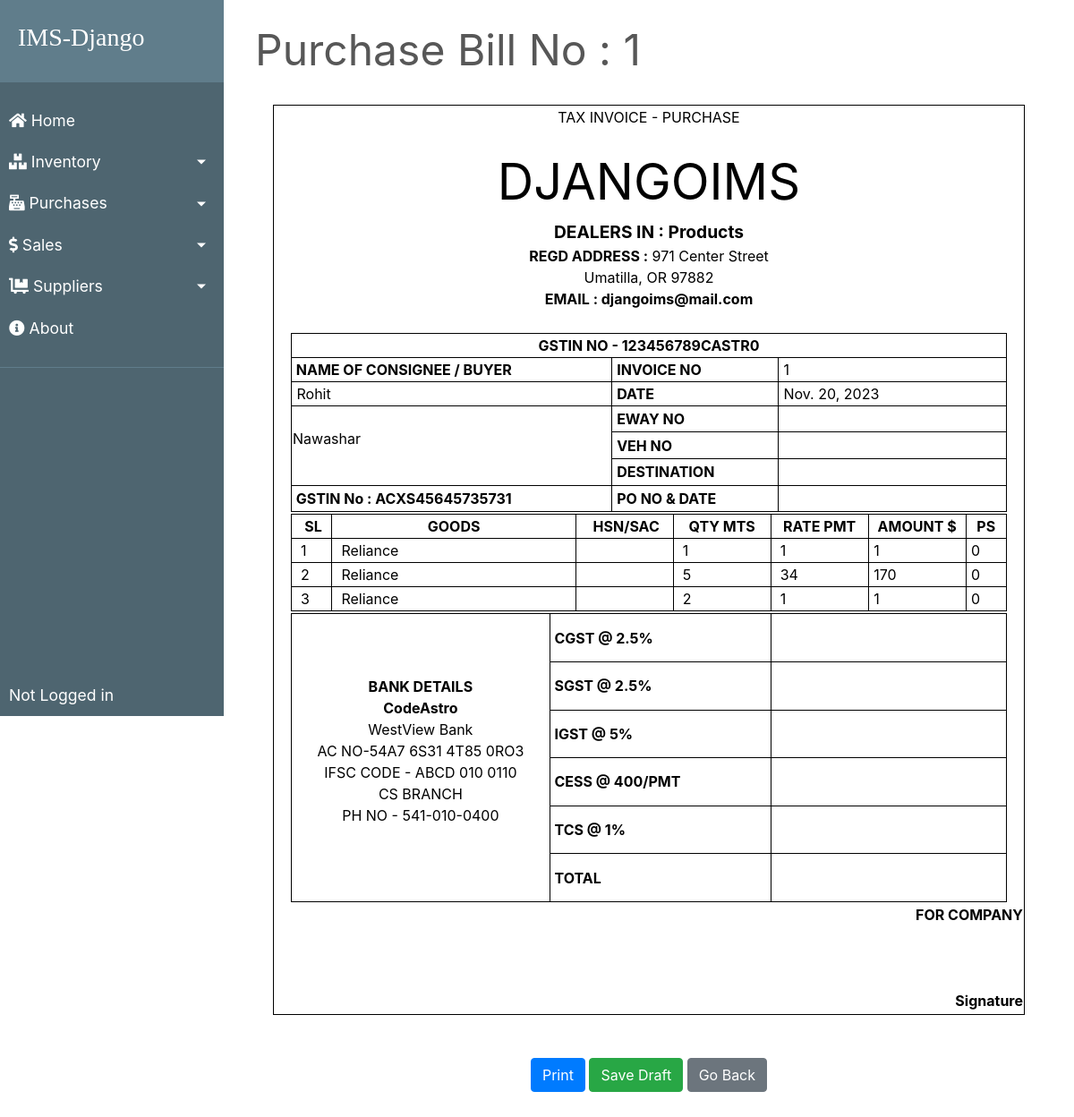
/transactions/purchases/1, run on the app's committed database.
### transactions/models.py (models this page shows, shortened)
class PurchaseBill(models.Model):
    billno = models.AutoField(primary_key=True)
    time = models.DateTimeField(auto_now=True)
    supplier = models.ForeignKey(Supplier, on_delete = models.CASCADE, related_name='purchasesupplier')

class Supplier(models.Model):
    id = models.AutoField(primary_key=True)
    name = models.CharField(max_length=150)
    phone = models.CharField(max_length=12, unique=True)
    address = models.CharField(max_length=200)
    email = models.EmailField(max_length=254, unique=True)
    gstin = models.CharField(max_length=15, unique=True)
    is_deleted = models.BooleanField(default=False)

class PurchaseBillDetails(models.Model):
    billno = models.ForeignKey(PurchaseBill, on_delete = models.CASCADE, related_name='purchasedetailsbillno')
    eway = models.CharField(max_length=50, blank=True, null=True)
    veh = models.CharField(max_length=50, blank=True, null=True)
    destination = models.CharField(max_length=50, blank=True, null=True)
    po = models.CharField(max_length=50, blank=True, null=True)
    cgst = models.CharField(max_length=50, blank=True, null=True)
    sgst = models.CharField(max_length=50, blank=True, null=True)
    igst = models.CharField(max_length=50, blank=True, null=True)
    cess = models.CharField(max_length=50, blank=True, null=True)
    tcs = models.CharField(max_length=50, blank=True, null=True)
    total = models.CharField(max_length=50, blank=True, null=True)

class PurchaseItem(models.Model):
    billno = models.ForeignKey(PurchaseBill, on_delete = models.CASCADE, related_name='purchasebillno')
    stock = models.ForeignKey(Stock, on_delete = models.CASCADE, related_name='purchaseitem')
    quantity = models.IntegerField(default=1)
    perprice = models.IntegerField(default=1)
    totalprice = models.IntegerField(default=1)

### inventory/models.py (models this page shows, shortened)
class Stock(models.Model):
    id = models.AutoField(primary_key=True)
    name = models.CharField(max_length=30, unique=True)
    quantity = models.IntegerField(default=1)
    is_deleted = models.BooleanField(default=False)

### transactions/views.py (the view, shortened to what this page needs)
# urls.py: path("purchases/<billno>", views.PurchaseBillView.as_view(), name="purchase-bill"),
class PurchaseBillView(View):
    model = PurchaseBill
    template_name = "bill/purchase_bill.html"
    bill_base = "bill/bill_base.html"
    def get(self, request, billno):
        context = {
            'bill'          : PurchaseBill.objects.get(billno=billno),
            'items'         : PurchaseItem.objects.filter(billno=billno),
            'billdetails'   : PurchaseBillDetails.objects.get(billno=billno),
            'bill_base'     : self.bill_base,
        }
        return render(request, self.template_name, context)

### transactions/templates/bill/purchase_bill.html (shortened to what this page needs)
{% extends bill_base %}
{% load static %}
{% block content %}
    <div style="color:#575757; font-style: bold; font-size: 3rem;  border-bottom: 1px solid white;">Purchase Bill No : {{ bill.billno }}</div>
    <form method="post">
        <div class="bg">
            <br>
            <div id="printArea" class="bg">
                <table class="outer-box inner-box" style="width: 840px; margin-left: auto; margin-right: auto;">
                    <tbody>
                        <tr style="height: 1px;">
                            <td> <p style="text-align: center;">TAX INVOICE - PURCHASE</p> </td>
                        </tr>
                        <tr style="text-align: center;">
                            <td >
                                <span style="font-size: 350%;">DJANGOIMS</span> <br>
                                <span style="font-size: 120%; font-weight: bold;">DEALERS IN : Products</span> <br>
                                <span style="font-weight: bold;">REGD ADDRESS :</span> 971 Center Street<br>Umatilla, OR 97882<br>
                                <span style="font-weight: bold;">EMAIL : djangoims@mail.com</span> <br><br>
                            </td>
                        </tr>
                        <tr>
                            <td>
                            <table class="outer-box" style="width: 800px; margin-left: auto; margin-right: auto;">
                                <tbody>
                                    <tr>
                                        <td class="inner-box" style="text-align: center; font-weight: bold;" colspan="3">GSTIN NO - 123456789CASTR0</td>
                                    </tr>
                                    <tr>
                                        <td class="inner-box" style="width: 50%; font-weight: bold;">&nbsp;NAME OF CONSIGNEE / BUYER</td>
                                        <td class="inner-box" style="width: 25%; font-weight: bold;">&nbsp;INVOICE NO</td>
                                        <td class="inner-box" style="width: 25%;">&nbsp;{{ bill.billno }}</td>
                                    </tr>
                                    <tr>
                                        <td class="inner-box" style="width: 50%;">&nbsp;{{ bill.supplier.name }}</td>
                                        <td class="inner-box" style="width: 25%; font-weight: bold;">&nbsp;DATE</td>
                                        <td class="inner-box" style="width: 25%;">&nbsp;{{ bill.time.date }}</td>
                                    </tr>
                                    <tr>
                                        <td class="inner-box" style="width: 50%;" rowspan="3">{{ bill.supplier.address|linebreaks }}</td>
                                        <td class="inner-box" style="width: 25%; font-weight: bold;">&nbsp;EWAY NO</td>
                                        <td class="inner-box align-middle" style="width: 25%;"> <input type="text" name="eway" class="align-middle" style="border: 0; overflow: hidden;" value="{% if billdetails.eway %}{{ billdetails.eway }}{% endif %}"> </td>
                                    </tr>
                                    <tr>
                                        <td class="inner-box" style="width: 25%; font-weight: bold;">&nbsp;VEH NO</td>
                                        <td class="inner-box align-middle" style="width: 25%;"> <input type="text" name="veh" class="align-middle" style="border: 0; overflow: hidden;" value="{% if billdetails.veh %}{{ billdetails.veh }}{% endif %}"> </td>
                                    </tr>
                                    <tr>
                                        <td class="inner-box" style="width: 25%; font-weight: bold;">&nbsp;DESTINATION</td>
                                        <td class="inner-box align-middle" style="width: 25%;"> <input type="text" name="destination" class="align-middle" style="border: 0; overflow: hidden;" value=""> </td>
                                    </tr>
                                    <tr>
                                        <td class="inner-box" style="font-weight: bold;">&nbsp;GSTIN No : {{ bill.supplier.gstin }}</td>
                                        <td class="inner-box" style="width: 25%; font-weight: bold;">&nbsp;PO NO &amp; DATE</td>
                                        <td class="inner-box align-middle" style="width: 25%;"> <input type="text" name="po" class="align-middle" style="border: 0; overflow: hidden;" value="{% if billdetails.po %}{{ billdetails.po }}{% endif %}"> </td>
                                    </tr>
                                </tbody>
                            </table>
                            </td>
                        </tr>
                        <tr>
                            <td>
                            <table class="outer-box" style="width: 800px; margin-left: auto; margin-right: auto;">
                                <tbody>
                                    <tr>
                                        <td class="inner-box" style="width: 05%; font-weight: bold; text-align: center;">&nbsp;SL</td>
                                        <td class="inner-box" style="width: 30%; font-weight: bold; text-align: center;">GOODS</td>
                                        <td class="inner-box" style="width: 12%; font-weight: bold; text-align: center;">&nbsp;HSN/SAC</td>
                                        <td class="inner-box" style="width: 12%; font-weight: bold; text-align: center;">QTY MTS</td>
                                        <td class="inner-box" style="width: 12%; font-weight: bold; text-align: center;">RATE PMT</td>
                                        <td class="inner-box" style="width: 12%; font-weight: bold; text-align: center;">AMOUNT $</td>
                                        <td class="inner-box" style="width: 05%; font-weight: bold; text-align: center;">PS</td>
                                    </tr>
                                    {% for item in items %}
                                        <tr style="height: auto;">
                                            <td class="inner-box" style="width: 5%;">&nbsp; {{ forloop.counter }}</td>
                                            <td class="inner-box" style="width: 30%;">&nbsp; {{ item.stock.name }}</td>
                                            <td class="inner-box" style="width: 12%;">&nbsp;</td>
                                            <td class="inner-box" style="width: 12%;">&nbsp; {{ item.quantity }}</td>
                                            <td class="inner-box" style="width: 12%;">&nbsp; {{ item.perprice }}</td>
                                            <td class="inner-box" style="width: 12%;">&nbsp;{{ item.totalprice }}</td>
                                            <td class="inner-box" style="width: 5%;">&nbsp;0</td>
                                        </tr>
                                    {% endfor %}
                                </tbody>
                            </table>
                            </td>
                        </tr>
                        <tr>
                            <td>
                            <table class="outer-box inner-box" style="width: 800px; margin-left: auto; margin-right: auto;">
                                <tbody>
                                    <tr>
                                        <td class="inner-box" style="width: 35%; text-align: center;" rowspan="6">
                                            <p> <span style="font-weight: bold;">BANK DETAILS <br> CodeAstro</span> <br>
                                                WestView Bank <br> AC NO-54A7 6S31 4T85 0RO3 <br> IFSC CODE - ABCD 010 0110 <br> CS BRANCH <br> PH NO - 541-010-0400</p>
                                        </td>
                                        <td class="inner-box" style="width: 30%; font-weight: bold;">&nbsp;CGST @ 2.5%</td>
                                        <td class="inner-box align-middle" style="width: 30%;">&nbsp; <input type="text" name="cgst" class="align-middle" pattern="[0-9]+\.[0-9]+" style="border: 0; overflow: hidden;" value="{% if billdetails.cgst %}{{ billdetails.cgst }}{% endif %}"></td>
                                    </tr>
                                    <tr>
                                        <td class="inner-box" style="font-weight: bold;">&nbsp;SGST @ 2.5%</td>
                                        <td class="inner-box align-middle">&nbsp; <input type="text" name="sgst" class="align-middle" pattern="[0-9]+\.[0-9]+" style="border: 0; overflow: hidden;" value="{% if billdetails.sgst %}{{ billdetails.sgst }}{% endif %}"></td>
                                    </tr>
                                    <tr>
                                        <td class="inner-box" style="font-weight: bold;">&nbsp;IGST @ 5% </td>
                                        <td class="inner-box align-middle">&nbsp; <input type="text" name="igst" class="align-middle" pattern="[0-9]+\.[0-9]+" style="border: 0; overflow: hidden;" value="{% if billdetails.igst %}{{ billdetails.igst }}{% endif %}"></td>
                                    </tr>
                                    <tr>
                                        <td class="inner-box" style="font-weight: bold;">&nbsp;CESS @ 400/PMT </td>
                                        <td class="inner-box align-middle">&nbsp; <input type="text" name="cess" class="align-middle" pattern="[0-9]+\.[0-9]+" style="border: 0; overflow: hidden;" value="{% if billdetails.cess %}{{ billdetails.cess }}{% endif %}"></td>
                                    </tr>
                                    <tr>
                                        <td class="inner-box" style="font-weight: bold;">&nbsp;TCS @ 1%</td>
                                        <td class="inner-box align-middle">&nbsp; <input type="text" name="tcs" class="align-middle" pattern="[0-9]+\.[0-9]+" style="border: 0; overflow: hidden;" value="{% if billdetails.tcs %}{{ billdetails.tcs }}{% endif %}"></td>
                                    </tr>
                                    <tr>
                                        <td class="inner-box" style="font-weight: bold;">&nbsp;TOTAL</td>
                                        <td class="inner-box align-middle">&nbsp; <input type="text" name="total" class="align-middle" pattern="[0-9]+\.[0-9]+" style="border: 0; overflow: hidden;" value="{% if billdetails.total %}{{ billdetails.total }}{% endif %}"> </td>
                                    </tr>
                                </tbody>
                            </table>
                            </td>
                        </tr>
                        <tr>
                            <td style="text-align: right;">
                                <span style="font-weight: bold;">FOR COMPANY <br><br><br><br> Signature</span>
                            </td>
                        </tr>
                        <tr>
                            <td style="text-align: center;">
                            </td>
                        </tr>
                    </tbody>
                </table>
            </div>
        </div>
        <br><br>
        <div class="wrapper">
            <button class="center btn btn-primary" onclick="printpage('printArea')">Print</button>
            <button class="center btn btn-success" type="submit">Save Draft</button>
            <a href="{% url 'purchases-list' %}" class=" btn center btn-secondary">Go Back</a>
        </div>
    </form>
{% endblock %}

### homepage/static/css/main.css (style rules this page uses)
body, html { height: 100%; }
p { color: rgb(49, 49, 49); }
a { color: #55b159; }
.align-middle { text-align: center; }

### homepage/static/css/bill.css (style rules this page uses)
.outer-box { border-collapse: collapse; }
.inner-box { border: 1px solid #000; }
.wrapper { text-align: center; }
.center { position: relative; }
.bg { background-color: #fff; color: #000; }
p { background-color: #fff; color: #000; }

### data on the page
PurchaseBill: billno "1", supplier.name "Rohit", time "Nov. 20, 2023", supplier.address "Nawashar", supplier.gstin "ACXS45645735731"
PurchaseItem: stock.name "Reliance", quantity "1", perprice "1", totalprice "1"
PurchaseItem: stock.name "Reliance", quantity "5", perprice "34", totalprice "170"
PurchaseItem: stock.name "Reliance", quantity "2", perprice "1", totalprice "1"
